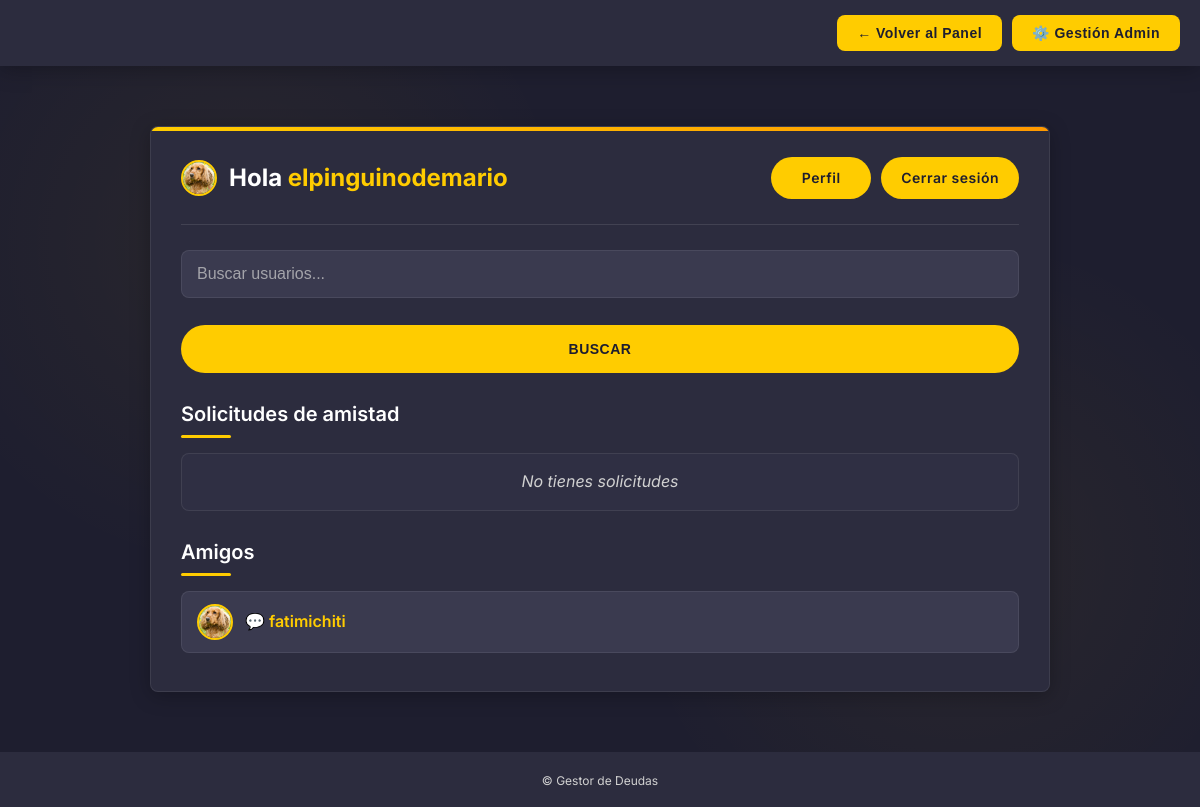
Screenshot of /dashboard (signed in) with the database file from the repository.
### app.py (models this page shows)
class Usuario(db.Model):
    id = db.Column(db.Integer, primary_key=True)
    nick = db.Column(db.String(50), unique=True, nullable=False)
    email = db.Column(db.String(120), unique=True, nullable=False)
    password_hash = db.Column(db.String(255), nullable=False)
    imagen = db.Column(db.String(200), default='default.jpg')
    amigos = db.relationship('Amistad', backref='usuario', lazy=True)
    role = db.Column(db.String(20), nullable=False, default='user')
    aprobado = db.Column(db.Boolean, nullable=False, default=False)
    reset_password_hash = db.Column(db.String(255), nullable=True, default=None)
    reset_requested_at = db.Column(db.DateTime, nullable=True, default=None)

class Amistad(db.Model):
    id = db.Column(db.Integer, primary_key=True)
    solicitante_id = db.Column(db.Integer, db.ForeignKey('usuario.id'), nullable=False)
    solicitado_id = db.Column(db.Integer, nullable=False)
    estado = db.Column(db.String(20), default='pendiente')

### app.py (the view)
@app.route('/dashboard')
@login_required
def dashboard():
    usuario = obtener_usuario_actual()
    if not usuario:
        session.clear()
        flash('Tu sesión no es válida. Inicia sesión de nuevo.', 'error')
        return redirect(url_for('login'))
    amistades = Amistad.query.filter(
        ((Amistad.solicitante_id == usuario.id) | (Amistad.solicitado_id == usuario.id)) &
        (Amistad.estado == 'aceptado')
    ).all()
    peticiones = Amistad.query.filter_by(solicitado_id=usuario.id, estado='pendiente').all()
    nombres_peticiones = {p.id: Usuario.query.get(p.solicitante_id).nick for p in peticiones}
    imagenes_peticiones = {p.id: Usuario.query.get(p.solicitante_id).imagen for p in peticiones}
    nombres_amistades, imagenes_amistades = {}, {}
    for a in amistades:
        amigo_id = amigo_id = a.solicitado_id if a.solicitante_id == usuario.id else a.solicitante_id
        amigo = Usuario.query.get(amigo_id)
        if amigo:
            nombres_amistades[amigo_id] = amigo.nick
            imagenes_amistades[amigo_id] = amigo.imagen
    return render_template(
        'dashboard.html',
        usuario=usuario,
        amistades=amistades,
        peticiones=peticiones,
        nombres_peticiones=nombres_peticiones,
        nombres_amistades=nombres_amistades,
        imagenes_peticiones=imagenes_peticiones,
        imagenes_amistades=imagenes_amistades
    )

### app.py (called while the page is built)
@app.before_request
def log_request():
    ct = request.headers.get('Content-Type')
    cl = request.headers.get('Content-Length')
    try:
        files_keys = list(request.files.keys())
        form_keys = list(request.form.keys())
    except Exception:
        files_keys, form_keys = [], []
    app.logger.debug(f"[REQ] {request.method} {request.path} CT={ct} CL={cl} files={files_keys} form_keys={form_keys}")

def obtener_usuario_actual():
    uid = session.get('usuario_id')
    if not uid:
        return None
    return Usuario.query.get(uid)

def login_required(f):
    @wraps(f)
    def wrapper(*args, **kwargs):
        uid = session.get('usuario_id')
        if not uid:
            flash('Debes iniciar sesión', 'error')
            return redirect(url_for('login'))
        u = Usuario.query.get(uid)
        if not u:
            session.clear()
            flash('Tu sesión no es válida. Inicia sesión de nuevo.', 'error')
            return redirect(url_for('login'))
        return f(*args, **kwargs)
    return wrapper

@app.context_processor
def inyectar_usuario_contexto():
    u = obtener_usuario_actual()
    return {
        'usuario_actual': u,
        'es_admin': (u is not None and u.role == 'admin')
    }

### templates/dashboard.html (shortened to what this page needs)
{% extends "base.html" %}
{% block content %}
<div class="dashboard-page">
  <div class="dash-card">
    <div class="dash-actions">
      <div class="dash-user">
        <img src="{{ url_for('static', filename='perfiles/' + usuario.imagen) }}" class="dash-avatar" alt="avatar">
        <h2 class="dash-hello">
          Hola <span class="dash-hello-accent">{{ usuario.nick }}</span>
        </h2>
      </div>
      <div class="dash-buttons">
        <a href="{{ url_for('perfil') }}" class="dash-btn">Perfil</a>
        <a href="{{ url_for('logout') }}" class="dash-btn">Cerrar sesión</a>
      </div>
    </div>
    <hr class="dash-sep">
    <form action="{{ url_for('buscar') }}" method="get" class="dash-form">
      <input type="text" name="q" placeholder="Buscar usuarios...">
      <button type="submit">Buscar</button>
    </form>
    <h3 class="dash-title">Solicitudes de amistad</h3>
    <ul class="dash-list">
      {% for pet in peticiones %}
        <li class="dash-item dash-request">
          <img src="{{ url_for('static', filename='perfiles/' + imagenes_peticiones[pet.id]) }}" class="dash-avatar" alt="avatar">
          <span class="dash-name">{{ nombres_peticiones[pet.id] }}</span>
          <a href="{{ url_for('aceptar_peticion', id=pet.id) }}" class="dash-inline-link">✅ Aceptar</a>
        </li>
      {% else %}
        <li class="dash-empty">No tienes solicitudes</li>
      {% endfor %}
    </ul>
    <h3 class="dash-title">Amigos</h3>
    <ul class="dash-list">
      {% for amigo in amistades %}
        {% if amigo.solicitante_id == usuario.id %}
          {% set id_amigo = amigo.solicitado_id %}
        {% else %}
          {% set id_amigo = amigo.solicitante_id %}
        {% endif %}
        <li class="dash-item dash-friend">
          <img src="{{ url_for('static', filename='perfiles/' + imagenes_amistades[id_amigo]) }}" class="dash-avatar" alt="avatar">
          <a href="{{ url_for('chat', amigo_id=id_amigo) }}" class="dash-inline-link">💬 {{ nombres_amistades[id_amigo] }}</a>
        </li>
      {% else %}
        <li class="dash-empty">No tienes amigos aún</li>
      {% endfor %}
    </ul>
  </div>
</div>
{% endblock %}

### templates/base.html (style rules this page uses)
:root { --bg-primary: #1e1e2f; --bg-secondary: #2c2c3e; --bg-tertiary: #3a3a4f; --accent-color: #ffcc00; --accent-hover: #e6b800; --text-primary: #ffffff; --text-secondary: #d1d1d1; --border-radius: 8px; --box-shadow: 0 4px 20px rgba(0,0,0,0.25); --transition: all 0.3s cubic-bezier(0.25, 0.8, 0.25, 1); --error-color: #ff4d4d; --success-color: #4caf50; }
* { box-sizing: border-box; margin: 0; padding: 0; }
body { font-family: 'Inter', -apple-system, BlinkMacSystemFont, 'Segoe UI', Roboto, Oxygen, Ubuntu, Cantarell, sans-serif; background-color: var(--bg-primary); color: var(--text-primary); min-height: 100vh; line-height: 1.6; display: flex; flex-direction: column; background-image: radial-gradient(circle at 20% 30%, rgba(255, 204, 0, 0.05) 0%, transparent 30%), radial-gradient(circle at 80% 70%, rgba(255, 204, 0, 0.05) 0%, transparent 30%); }

### rows the page displays
Usuario: imagen (placeholder picture), nick "elpinguinodemario"
Amistad: imagen (placeholder picture)
Usuario: nick "fatimichiti"
